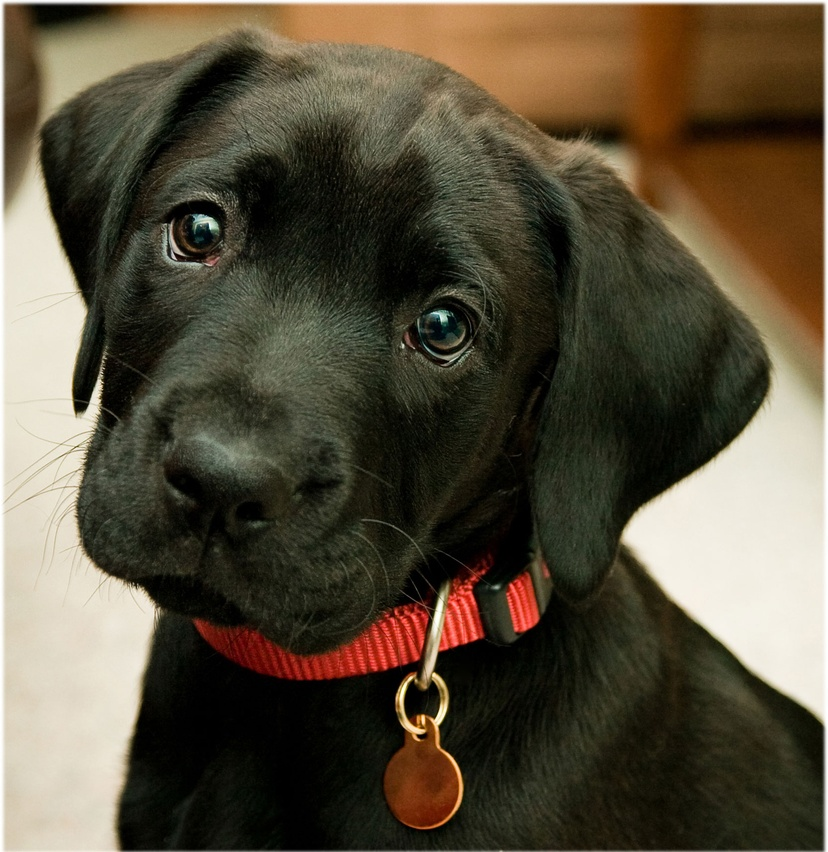
//> input picture test.jpg, 828 x 852 px, shrunk from 1666 x 1715 before the run
$ ./13_sobel   (built with g++ and OpenCV 4)
//> lines starting //> are read from the running program, lines starting //| are printed output that depends on the picture
#include "opencv2/imgproc.hpp"
#include "opencv2/imgcodecs.hpp"
#include "opencv2/highgui.hpp"
using namespace cv;
int main( int, char** argv )
{
  Mat src, src_gray;
  Mat grad;
  const char* window_name = "Sobel Demo - Simple Edge Detector";
  int scale = 1;
  int delta = 0;
  int ddepth = CV_16S;
  src = imread( "test.jpg", IMREAD_COLOR ); // Load an image
//> src is the input picture: 852 rows x 828 cols, CV_8UC3; mean B, G, R 60.9, 79.2, 88.1
  if( src.empty() )
    { return -1; }
  GaussianBlur( src, src, Size(3,3), 0, 0, BORDER_DEFAULT );
  cvtColor( src, src_gray, COLOR_BGR2GRAY );
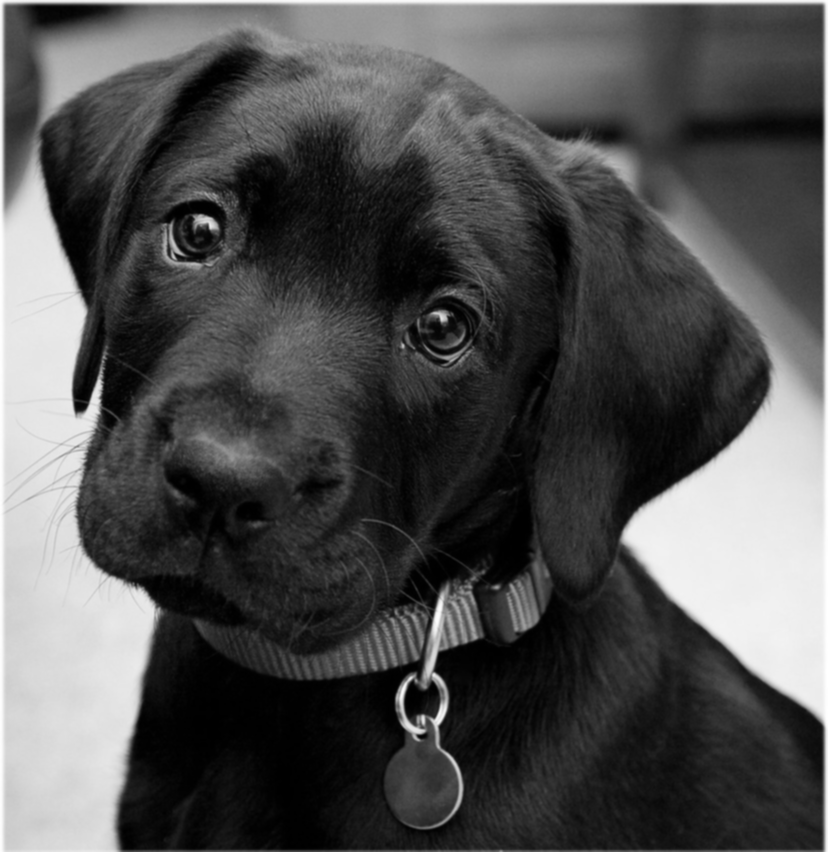
//> src_gray: 852 rows x 828 cols, CV_8UC1; min 0, max 255, mean 79.8
  Mat grad_x, grad_y;
  Mat abs_grad_x, abs_grad_y;
  //Scharr( src_gray, grad_x, ddepth, 1, 0, scale, delta, BORDER_DEFAULT );
  Sobel( src_gray, grad_x, ddepth, 1, 0, 3, scale, delta, BORDER_DEFAULT );
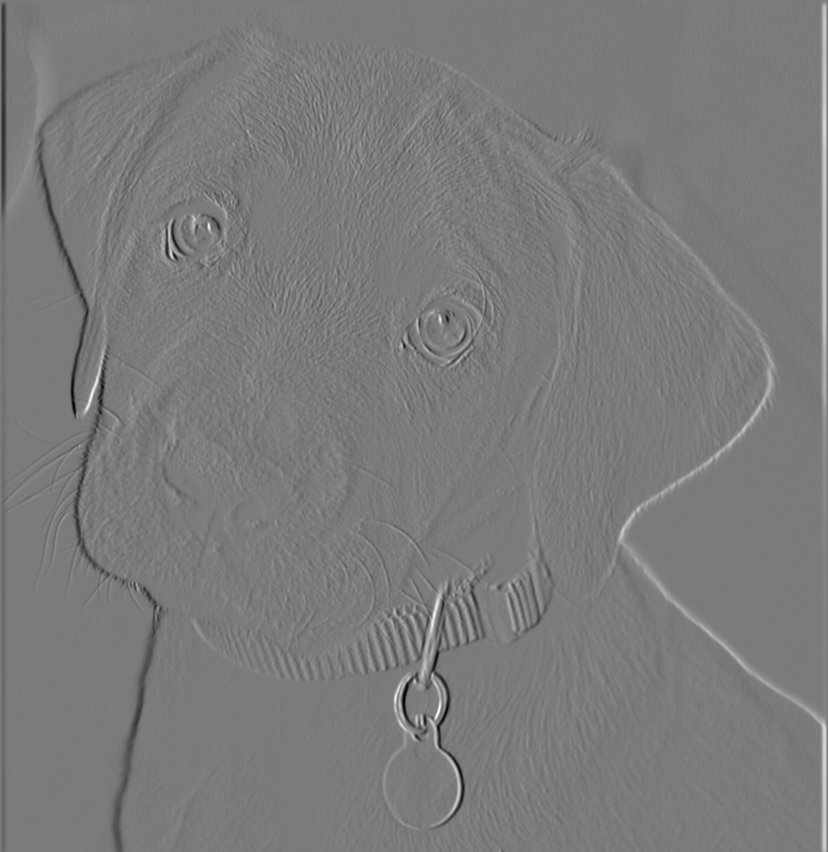
//> grad_x: 852 rows x 828 cols, CV_16SC1; min -581, max 620, mean 0; drawn with min black and max white
  //Scharr( src_gray, grad_y, ddepth, 0, 1, scale, delta, BORDER_DEFAULT );
  Sobel( src_gray, grad_y, ddepth, 0, 1, 3, scale, delta, BORDER_DEFAULT );
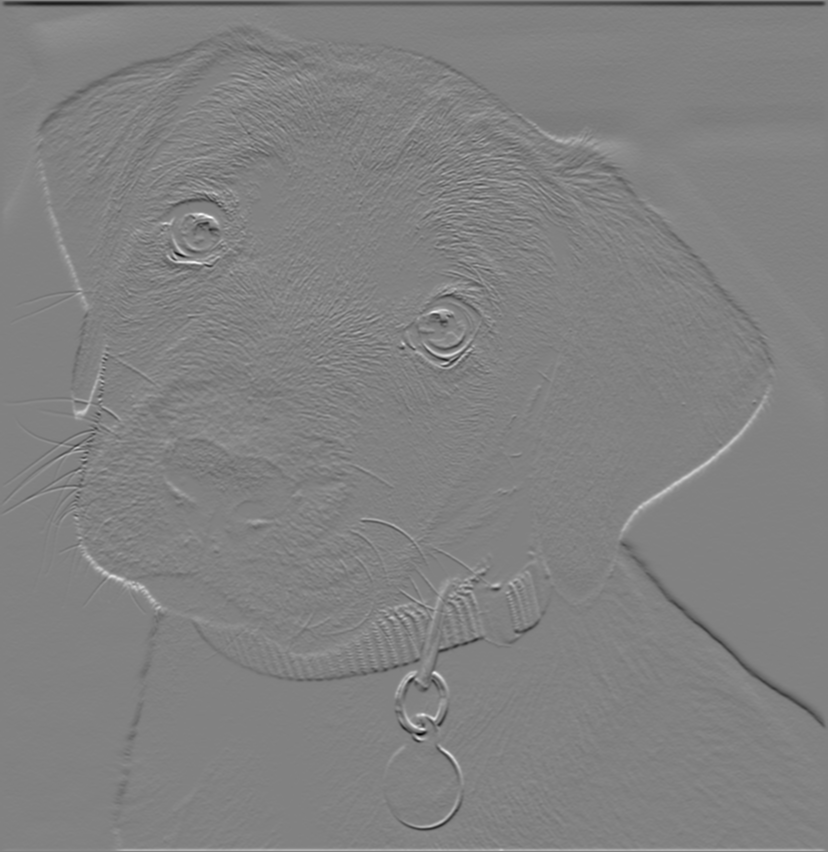
//> grad_y: 852 rows x 828 cols, CV_16SC1; min -585, max 565, mean -1.4; drawn with min black and max white
  convertScaleAbs( grad_x, abs_grad_x );
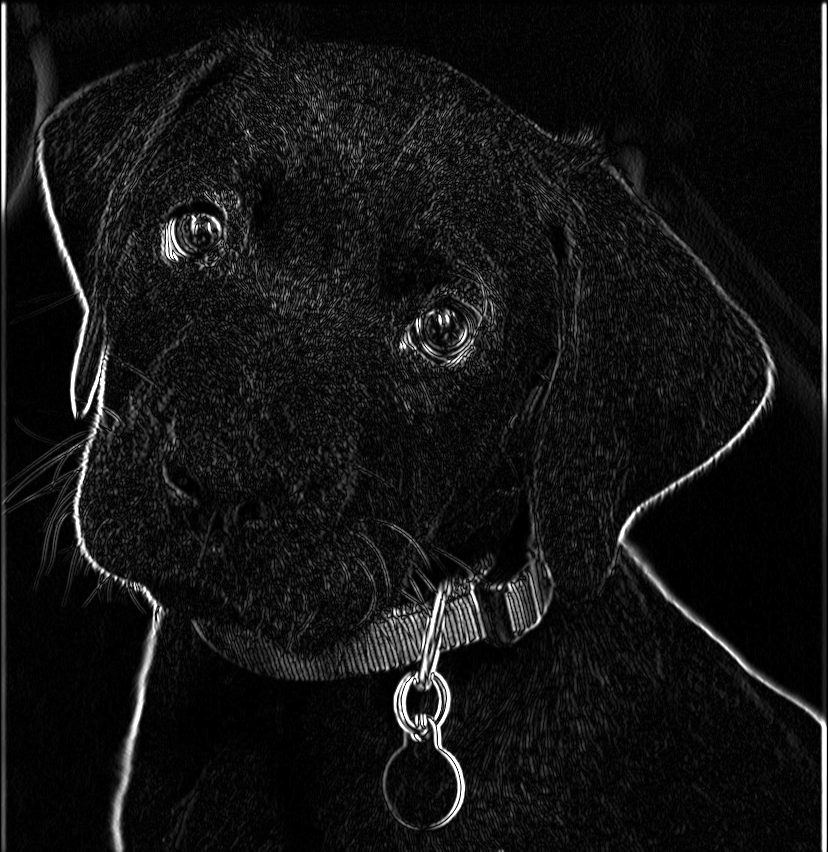
//> abs_grad_x: 852 rows x 828 cols, CV_8UC1; min 0, max 255, mean 19.9
  convertScaleAbs( grad_y, abs_grad_y );
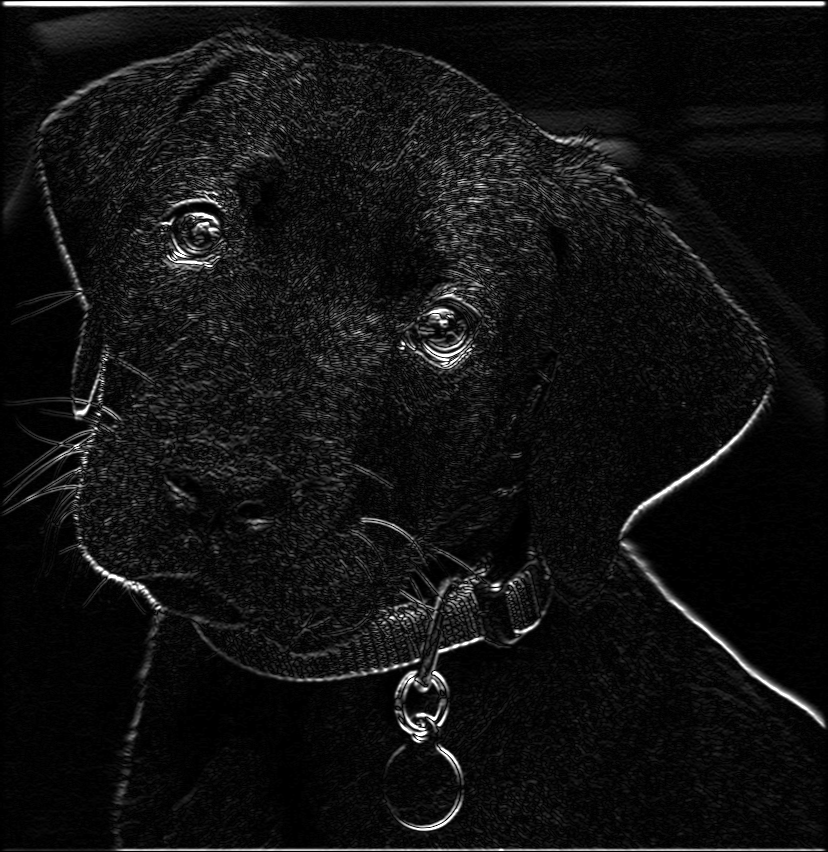
//> abs_grad_y: 852 rows x 828 cols, CV_8UC1; min 0, max 255, mean 18.1
  addWeighted( abs_grad_x, 0.5, abs_grad_y, 0.5, 0, grad );
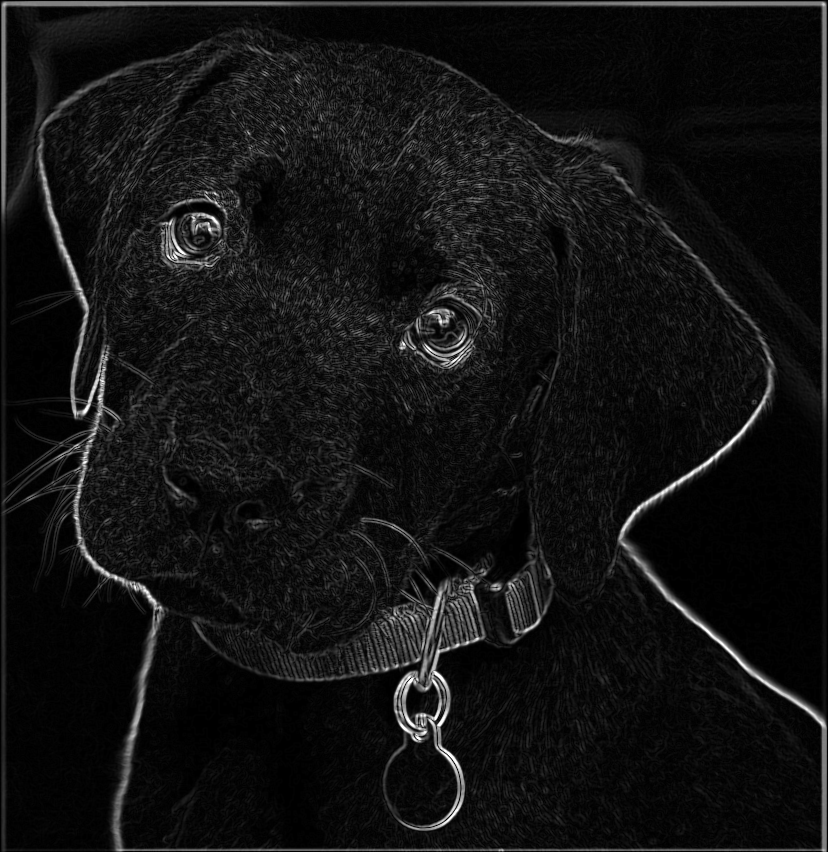
//> grad: 852 rows x 828 cols, CV_8UC1; min 0, max 255, mean 19
	namedWindow(window_name,WINDOW_NORMAL);
  imshow( window_name, grad );
  waitKey(0);
  return 0;
}
